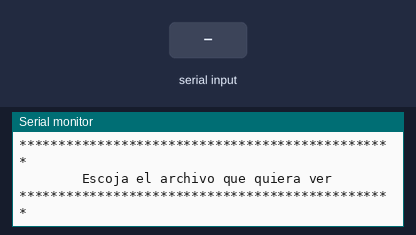
Bench run of a sketch on a simulated Arduino Uno, built with avr-gcc and run on an emulated ATmega328P. Shown: the last lines printed to the serial monitor. The test bench sets the inputs (shaded band). Storage starts empty.

Above: at 1.3 s.
1.4 s: "1" received over Serial
At 1.5 s:
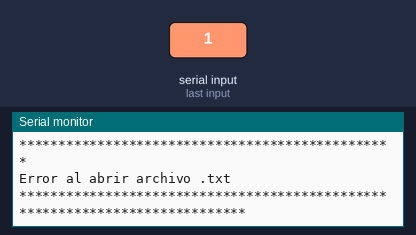
2.9 s: "2" received over Serial
At 3.16 s:
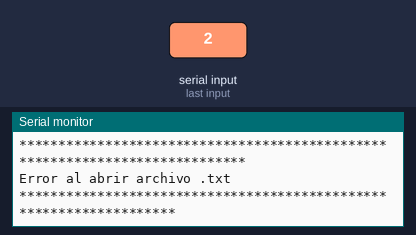
7.6 s: "4" received over Serial
At 9.2 s:
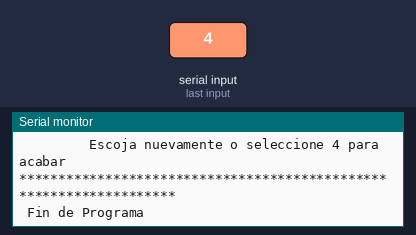

Measured:
- after the input at 1.4 s, the serial monitor: prints a new line at once (image 1)
- after the input at 2.9 s, the serial monitor: prints a new line after 0.19 s (image 2)
- after the input at 7.6 s, the serial monitor: prints a new line after 0.17 s (image 3)

The sketch:

LAB5.ino
```cpp
#include <SPI.h>
#include <SD.h>


int var;                                                              //variable archivo .txt
int acabo;                                                            // variable para acabar progra
void printDirectory(void);
File myFile;                                                          // Lectura SD

void setup() {
  // put your setup code here, to run once:
  Serial.begin(9600);                                                 // Velocidad en Baudios
  while(!Serial){
  ;                                                                   // A espera de conexión con puerto
}
  SPI.setModule(0);                                                   // Inicializacion de comunicación SPI
  Serial.println();
  Serial.println("Dando inicio a la memoria SD...");
  Serial.println();

    if (!SD.begin(4)){
      Serial.println("Inicio de memoria fallido...!");                // Inicio de SD fallido
    return;
}
  Serial.println("Inicio de SD correcto ");                           // Mensaje en la pantalla
  Serial.println();
  Serial.println("* ARCHIVOS EN SD *");
  Serial.println();
  myFile = SD.open("/");                                              // Permite que el archivo en la SD se abra
  printDirectory(myFile, 0);                                          //Muestra el archivo dentro de la SD
  Serial.println("");
  Serial.println("************************************************");
  Serial.println("        Escoja el archivo que quiera ver        ");
  Serial.println("************************************************");
}

void loop() {
  // put your main code here, to run repeatedly:
  while (acabo !=4){                                                    // Si el usuario no selecciona 4 el programa continua
if (Serial.available()>0){
  var = Serial.read();
   }
  if (var == '1'){                                                   // Primer archivo
    myFile = SD.open("FT.txt");
    if (myFile){
      Serial.println();
      Serial.println("*****");
      Serial.println("                  FAIRY TAIL :v                   ");
      Serial.println("*****");

      while (myFile.available()){
        Serial.write(myFile.read());
      }
      myFile.close();
    }
    else{
      Serial.println("Error al abrir archivo .txt");
    }
      Serial.println();
      Serial.println("****************************************************************************");
      Serial.println("         Escoja nuevamente o seleccione 4 para acabar programa              ");
      Serial.println("****************************************************************************");
  }

if (var == '2'){
  myFile = SD.open("PI.txt");//segundo archivo
  if(myFile){
      Serial.println();
      Serial.println("********************************************");
      Serial.println("                PINGUI XD                   ");
      Serial.println("********************************************");

      while (myFile.available()){
        Serial.write(myFile.read());
    }
    myFile.close();
  }
  else{
    Serial.println("Error al abrir archivo .txt");
  }
      Serial.println();
      Serial.println("*******************************************************************");
      Serial.println("         Escoja nuevamente o seleccione 4 para acabar              ");
      Serial.println("*******************************************************************");
}

if(var == '3'){
  myFile = SD.open("CHA.txt");//tercer archivo
  if(myFile){
      Serial.println();
      Serial.println("*********************************************************");
      Serial.println("                  Cha Cha Charmander!!!                  ");
      Serial.println("*********************************************************");

    while (myFile.available()){
      Serial.write(myFile.read());
    }
    myFile.close();
  } else{
    Serial.println("Error al abrir archivo .txt");
  }
      Serial.println("*******************************************************************");
      Serial.println("         Escoja nuevamente o seleccione 4 para acabar              ");
      Serial.println("*******************************************************************");
  }
else if (var =='4'){                                                                              // Función para acabar el programa
  Serial.println("");
  Serial.println(" Fin de Programa ");
  acabo = 4;
}
else{}
}
}
/*La funcion del vector para interrupciones asi como subrutinas para directorio de SD */

void printDirectory(File dir, int numTabs){                                                 // Función que muestra directorio
  while(true){                                                                              // Ya entra al directorio
    File entry = dir.openNextFile();
    if(!entry){                                                                             // No hay más archivos
      break;
    }
    for (uint8_t i=0; i<numTabs; i++){
      Serial.print('\t');
    }
    Serial.print(entry.name());
    if (entry.isDirectory()){
      Serial.println("/");
      printDirectory(entry, numTabs+1);
    }
    else{
                                                                                              // Mostrara el tamaño que tengan los archivos
      Serial.print("\t\t");
      Serial.println(entry.size(), DEC);
    }
    entry.close();
  }
}
```
